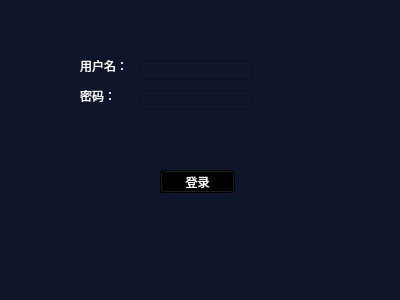
<?xml version="1.0" encoding="UTF-8"?>
<ui version="4.0">
 <class>LogDlg</class>
 <widget class="QWidget" name="LogDlg">
  <property name="geometry">
   <rect>
    <x>0</x>
    <y>0</y>
    <width>400</width>
    <height>300</height>
   </rect>
  </property>
  <property name="windowTitle">
   <string>用户登录</string>
  </property>
  <property name="styleSheet">
   <string notr="true">QWidget{color: rgb(255, 255, 255);
background-color: rgb(15, 21, 42);
}
QPushButton{
background-color: rgb(0, 0, 0);
}</string>
  </property>
  <widget class="QLabel" name="label">
   <property name="geometry">
    <rect>
     <x>80</x>
     <y>60</y>
     <width>54</width>
     <height>12</height>
    </rect>
   </property>
   <property name="text">
    <string>用户名：</string>
   </property>
  </widget>
  <widget class="QLabel" name="label_2">
   <property name="geometry">
    <rect>
     <x>80</x>
     <y>90</y>
     <width>54</width>
     <height>12</height>
    </rect>
   </property>
   <property name="text">
    <string>密码：</string>
   </property>
  </widget>
  <widget class="QLineEdit" name="lineEdit_user">
   <property name="geometry">
    <rect>
     <x>140</x>
     <y>60</y>
     <width>113</width>
     <height>20</height>
    </rect>
   </property>
  </widget>
  <widget class="QLineEdit" name="lineEdit_pw">
   <property name="geometry">
    <rect>
     <x>140</x>
     <y>90</y>
     <width>113</width>
     <height>20</height>
    </rect>
   </property>
  </widget>
  <widget class="QPushButton" name="btn_log">
   <property name="geometry">
    <rect>
     <x>160</x>
     <y>170</y>
     <width>75</width>
     <height>23</height>
    </rect>
   </property>
   <property name="styleSheet">
    <string notr="true">border-width:2px;
border-color: rgb(255, 255, 255);</string>
   </property>
   <property name="text">
    <string>登录</string>
   </property>
  </widget>
 </widget>
 <layoutdefault spacing="6" margin="11"/>
 <resources/>
 <connections/>
</ui>
